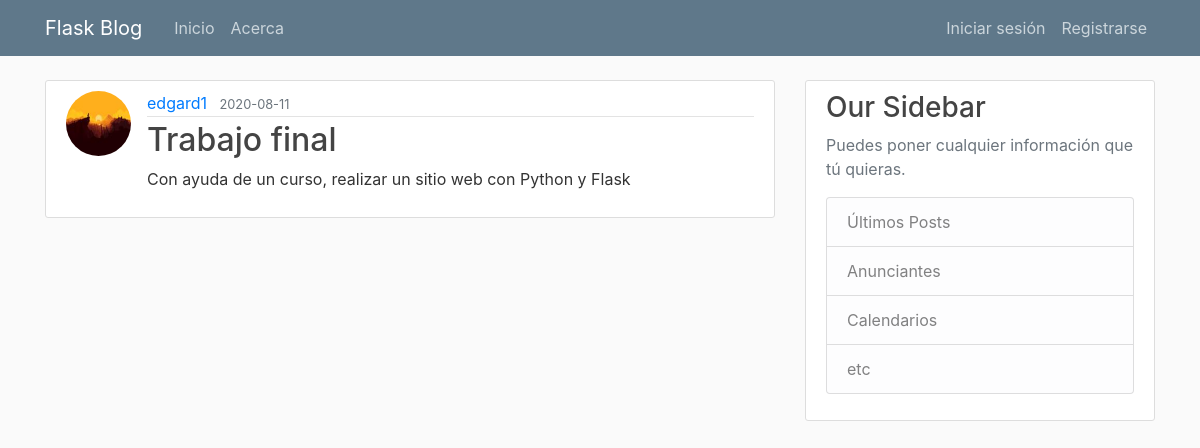
Before: /post/30 with the older database file.
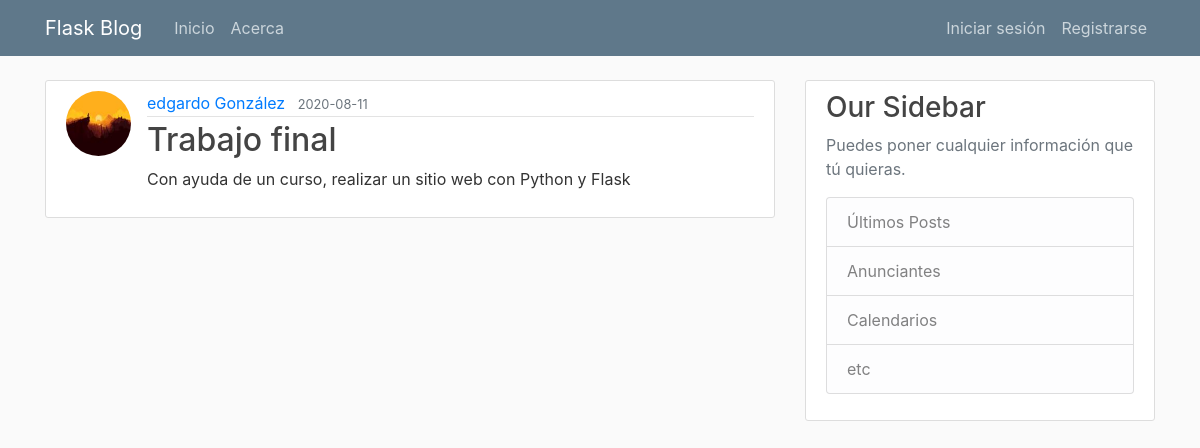
After: the same page with the newer database file.
### flaskblog/models.py (models this page shows, shortened)
class User(db.Model, UserMixin):
    id = db.Column(db.Integer, primary_key=True)
    username = db.Column(db.String(20), unique=True, nullable=False)
    email = db.Column(db.String(120), unique=True, nullable=False)
    image_file = db.Column(db.String(20), nullable=False, default='default.jpg')
    password = db.Column(db.String(60), nullable=False)
    posts = db.relationship('Post', backref='author', lazy=True)

### flaskblog/posts/routes.py (the view)
@posts.route("/post/<int:post_id>")
def post(post_id):
    post = Post.query.get_or_404(post_id)
    return render_template('post.html', title=post.title, post=post)

### flaskblog/templates/post.html (shortened to what this page needs)
{% extends "layout.html" %}
{% block content %}
  <article class="media content-section">
    <img class="rounded-circle article-img" src="{{ url_for('static', filename='profile_pics/' + post.author.image_file) }}">
    <div class="media-body">
      <div class="article-metadata">
        <a class="mr-2" href="{{ url_for('users.user_posts', username=post.author.username) }}">{{ post.author.username }}</a>
        <small class="text-muted">{{ post.date_posted.strftime('%Y-%m-%d') }}</small>
      </div>
      <h2 class="article-title">{{ post.title }}</h2>
      <p class="article-content">{{ post.content }}</p>
    </div>
  </article>
{% endblock content %}

Changed rows visible on the page:
changed User: author.username "edgard1" → "edgardo González"
